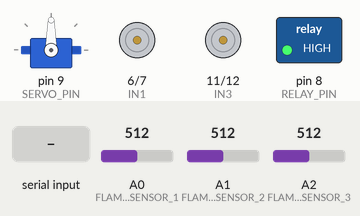
The sketch below on a simulated Arduino Uno, built with avr-gcc and run on an emulated ATmega328P. Shown: servo, motor-driver pin pairs drawn as motors (green arrow = first pin HIGH = forward, orange = second pin HIGH = backward, longer = more drive, scaled by the enable pin), switched loads named in the sketch (green lamp = pin HIGH). The test bench sets the inputs (shaded band); at power-on: A0 (FLAME_SENSOR_1) = 512, A1 (FLAME_SENSOR_2) = 512, A2 (FLAME_SENSOR_3) = 512.

Above: at 1.2 s.
1.3 s: byte 70 (FORWARD) received over Serial
At 2.8 s:
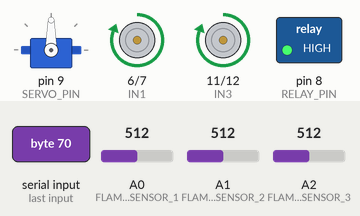
5.4 s: byte 66 (BACKWARD) received over Serial
At 6.4 s:
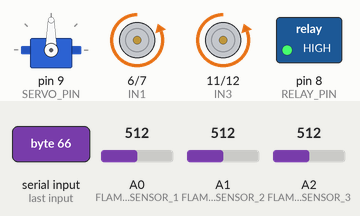
9.5 s: byte 76 (LEFT) received over Serial
At 10.7 s:
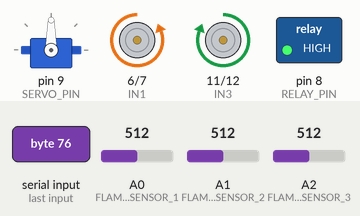
13.5 s: byte 82 (RIGHT) received over Serial
At 14.8 s:
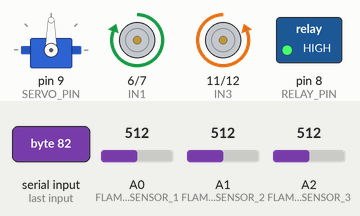
17.5 s: byte 83 (STOP) received over Serial
At 18.8 s:
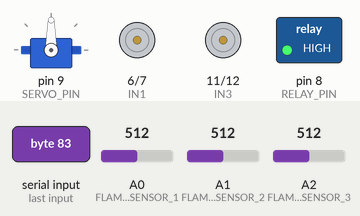
Timing chart, 0 to 20.5 s (numbered marks = the images above; inputs shaded):
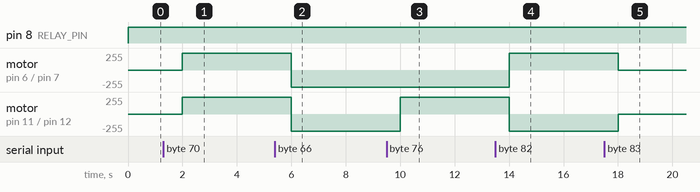

Measured:
- after the input at 1.3 s, motor on pin 6 (IN1) / pin 7 (IN2), motor on pin 11 (IN3) / pin 12 (IN4): stopped → forward 255/255 after 0.70 s
- after the input at 5.4 s, motor on pin 6 (IN1) / pin 7 (IN2), motor on pin 11 (IN3) / pin 12 (IN4): forward 255/255 → backward 255/255 after 0.60 s
- after the input at 9.5 s, motor on pin 11 (IN3) / pin 12 (IN4): backward 255/255 → forward 255/255 after 0.50 s
- after the input at 13.5 s, motor on pin 6 (IN1) / pin 7 (IN2): backward 255/255 → forward 255/255 after 0.51 s; motor on pin 11 (IN3) / pin 12 (IN4): forward 255/255 → backward 255/255 after 0.51 s
- after the input at 17.5 s, motor on pin 6 (IN1) / pin 7 (IN2): forward 255/255 → stopped after 0.51 s; motor on pin 11 (IN3) / pin 12 (IN4): backward 255/255 → stopped after 0.51 s

The sketch:

Fire-Fighting-Robot.ino
```cpp
#include <Servo.h>

#define ENA 5
#define IN1 6
#define IN2 7
#define ENB 10
#define IN3 11
#define IN4 12

#define FLAME_SENSOR_1 A0
#define FLAME_SENSOR_2 A1
#define FLAME_SENSOR_3 A2

#define SERVO_PIN 9

#define RELAY_PIN 8

#define FORWARD 'F'
#define BACKWARD 'B'
#define LEFT 'L'
#define RIGHT 'R'
#define STOP 'S'

#define FLAME_THRESHOLD 500

Servo disposalServo;

void setup() {
  pinMode(ENA, OUTPUT);
  pinMode(IN1, OUTPUT);
  pinMode(IN2, OUTPUT);
  pinMode(ENB, OUTPUT);
  pinMode(IN3, OUTPUT);
  pinMode(IN4, OUTPUT);

  pinMode(FLAME_SENSOR_1, INPUT);
  pinMode(FLAME_SENSOR_2, INPUT);
  pinMode(FLAME_SENSOR_3, INPUT);

  disposalServo.attach(SERVO_PIN);

  pinMode(RELAY_PIN, OUTPUT);

  Serial.begin(9600);
}

void loop() {
  if (Serial.available() > 0) {
    char command = Serial.read();
    executeCommand(command);
  }

  if (isFireDetected()) {
    disposeFire();
  }
}

void executeCommand(char command) {
  switch(command) {
    case FORWARD:
      moveForward();
      break;
    case BACKWARD:
      moveBackward();
      break;
    case LEFT:
      turnLeft();
      break;
    case RIGHT:
      turnRight();
      break;
    case STOP:
      stopMoving();
      break;
    default:
      break;
  }
}

void moveForward() {
  digitalWrite(IN1, HIGH);
  digitalWrite(IN2, LOW);
  digitalWrite(IN3, HIGH);
  digitalWrite(IN4, LOW);
  analogWrite(ENA, 255);
  analogWrite(ENB, 255);
}

void moveBackward() {
  digitalWrite(IN1, LOW);
  digitalWrite(IN2, HIGH);
  digitalWrite(IN3, LOW);
  digitalWrite(IN4, HIGH);
  analogWrite(ENA, 255);
  analogWrite(ENB, 255);
}

void turnLeft() {
  digitalWrite(IN1, LOW);
  digitalWrite(IN2, HIGH);
  digitalWrite(IN3, HIGH);
  digitalWrite(IN4, LOW);
  analogWrite(ENA, 255);
  analogWrite(ENB, 255);
}

void turnRight() {
  digitalWrite(IN1, HIGH);
  digitalWrite(IN2, LOW);
  digitalWrite(IN3, LOW);
  digitalWrite(IN4, HIGH);
  analogWrite(ENA, 255);
  analogWrite(ENB, 255);
}

void stopMoving() {
  digitalWrite(IN1, LOW);
  digitalWrite(IN2, LOW);
  digitalWrite(IN3, LOW);
  digitalWrite(IN4, LOW);
}

bool isFireDetected() {
  int flame1 = analogRead(FLAME_SENSOR_1);
  int flame2 = analogRead(FLAME_SENSOR_2);
  int flame3 = analogRead(FLAME_SENSOR_3);

  return (flame1 > FLAME_THRESHOLD || flame2 > FLAME_THRESHOLD || flame3 > FLAME_THRESHOLD);
}

void disposeFire() {
  disposalServo.write(90);
  digitalWrite(RELAY_PIN, HIGH);
  delay(1000);
  disposalServo.write(0);
  digitalWrite(RELAY_PIN, LOW);
}
```
